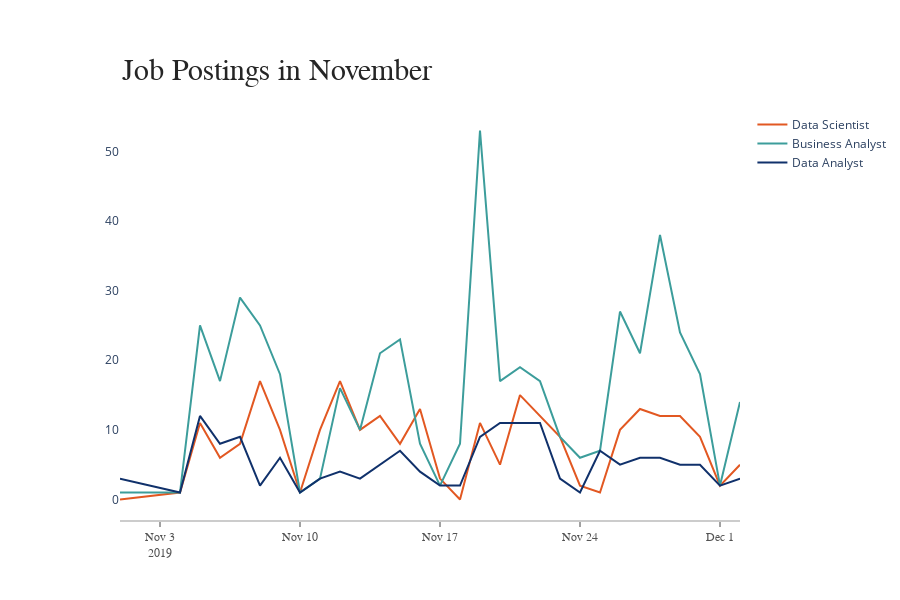

The notebook cell this image was saved under:
### Code cell
import plotly.graph_objects as go
import numpy as np

title = 'Job Postings in November'
labels = ['Data Scientist', 'Business Analyst', 'Data Analyst']
colors = ['#e25822', '#3c9d9b', '#10316b']

mode_size = [8, 8, 8]
line_size = [2, 2, 2]

x_data = np.vstack(([str(x.date()) for x in list_of_date],)*3)

y_data = np.array([
    ds_list,
    ba_list,
    da_list,
])

fig = go.Figure()

for i in range(0, 3):
    fig.add_trace(go.Scatter(x=x_data[i], y=y_data[i], mode='lines',
        name=labels[i],
        line=dict(color=colors[i], width=line_size[i]),
        connectgaps=True,
    ))

#     # endpoints
#     fig.add_trace(go.Scatter(
#         x=[x_data[i][0], x_data[i][-1]],
#         y=[y_data[i][0], y_data[i][-1]],
#         mode='markers',
#         marker=dict(color=colors[i], size=mode_size[i])
#     ))

fig.update_layout(
    xaxis=dict(
        showline=True,
        showgrid=False,
        showticklabels=True,
        linecolor='rgb(204, 204, 204)',
        linewidth=2,
        ticks='outside',
        tickfont=dict(
            family='Arial',
            size=12,
            color='rgb(82, 82, 82)',
        ),
    ),
    yaxis=dict(
        showgrid=False,
        zeroline=False,
        showline=False,
        showticklabels=True,
    ),
    autosize=False,
    margin=dict(
        autoexpand=False,
        l=120,
        r=160,
        t=110,
    ),
    width=900,
    height=600,
    showlegend=True,
    plot_bgcolor='white'
)

annotations = []

# # Adding labels
# for y_trace, label, color in zip(y_data, labels, colors):
#     # labeling the left_side of the plot
#     annotations.append(dict(xref='paper', x=0.05, y=y_trace[0],
#                                   xanchor='right', yanchor='middle',
#                                   text=label + ' {}'.format(y_trace[0]),
#                                   font=dict(family='Arial',
#                                             size=12),
#                                   showarrow=True))
#     # labeling the right_side of the plot
#     annotations.append(dict(xref='paper', x=0.95, y=y_trace[11],
#                                   xanchor='left', yanchor='middle',
#                                   text='{}'.format(y_trace[11]),
#                                   font=dict(family='Arial',
#                                             size=16),
#                                   showarrow=False))
# Title
annotations.append(dict(xref='paper', yref='paper', x=0.0, y=1.05,
                              xanchor='left', yanchor='bottom',
                              text='Job Postings in November',
                              font=dict(family='Arial',
                                        size=30,
                                        color='rgb(37,37,37)'),
                              showarrow=False))
# # Source
# annotations.append(dict(xref='paper', yref='paper', x=0.5, y=-0.1,
#                               xanchor='center', yanchor='top',
#                               text='Source: PewResearch Center & ' +
#                                    'Storytelling with data',
#                               font=dict(family='Arial',
#                                         size=12,
#                                         color='rgb(150,150,150)'),
#                               showarrow=False))

fig.update_layout(annotations=annotations)

fig.show()

### Figure 1 — Plotly figure (JSON) as saved in the notebook; plotly's stock layout.template omitted (floating-point values rounded to 4 significant figures)
{"data": [{"connectgaps": true, "line": {"color": "#e25822", "width": 2}, "mode": "lines", "name": "Data Scientist", "type": "scatter", "x": ["2019-11-01", "2019-11-04", "2019-11-05", "2019-11-06", "2019-11-07", "2019-11-08", "2019-11-09", "2019-11-10", "2019-11-11", "2019-11-12", "2019-11-13", "2019-11-14", "2019-11-15", "2019-11-16", "2019-11-17", "2019-11-18", "2019-11-19", "2019-11-20", "2019-11-21", "2019-11-22", "2019-11-23", "2019-11-24", "2019-11-25", "2019-11-26", "2019-11-27", "2019-11-28", "2019-11-29", "2019-11-30", "2019-12-01", "2019-12-02"], "y": [0, 1, 11, 6, 8, 17, 10, 1, 10, 17, 10, 12, 8, 13, 3, 0, 11, 5, 15, 12, 9, 2, 1, 10, 13, 12, 12, 9, 2, 5]}, {"connectgaps": true, "line": {"color": "#3c9d9b", "width": 2}, "mode": "lines", "name": "Business Analyst", "type": "scatter", "x": ["2019-11-01", "2019-11-04", "2019-11-05", "2019-11-06", "2019-11-07", "2019-11-08", "2019-11-09", "2019-11-10", "2019-11-11", "2019-11-12", "2019-11-13", "2019-11-14", "2019-11-15", "2019-11-16", "2019-11-17", "2019-11-18", "2019-11-19", "2019-11-20", "2019-11-21", "2019-11-22", "2019-11-23", "2019-11-24", "2019-11-25", "2019-11-26", "2019-11-27", "2019-11-28", "2019-11-29", "2019-11-30", "2019-12-01", "2019-12-02"], "y": [1, 1, 25, 17, 29, 25, 18, 1, 3, 16, 10, 21, 23, 8, 2, 8, 53, 17, 19, 17, 9, 6, 7, 27, 21, 38, 24, 18, 2, 14]}, {"connectgaps": true, "line": {"color": "#10316b", "width": 2}, "mode": "lines", "name": "Data Analyst", "type": "scatter", "x": ["2019-11-01", "2019-11-04", "2019-11-05", "2019-11-06", "2019-11-07", "2019-11-08", "2019-11-09", "2019-11-10", "2019-11-11", "2019-11-12", "2019-11-13", "2019-11-14", "2019-11-15", "2019-11-16", "2019-11-17", "2019-11-18", "2019-11-19", "2019-11-20", "2019-11-21", "2019-11-22", "2019-11-23", "2019-11-24", "2019-11-25", "2019-11-26", "2019-11-27", "2019-11-28", "2019-11-29", "2019-11-30", "2019-12-01", "2019-12-02"], "y": [3, 1, 12, 8, 9, 2, 6, 1, 3, 4, 3, 5, 7, 4, 2, 2, 9, 11, 11, 11, 3, 1, 7, 5, 6, 6, 5, 5, 2, 3]}], "layout": {"annotations": [{"font": {"color": "rgb(37,37,37)", "family": "Arial", "size": 30}, "showarrow": false, "text": "Job Postings in November", "x": 0, "xanchor": "left", "xref": "paper", "y": 1.05, "yanchor": "bottom", "yref": "paper"}], "autosize": false, "height": 600, "margin": {"autoexpand": false, "l": 120, "r": 160, "t": 110}, "plot_bgcolor": "white", "showlegend": true, "width": 900, "xaxis": {"linecolor": "rgb(204, 204, 204)", "linewidth": 2, "showgrid": false, "showline": true, "showticklabels": true, "tickfont": {"color": "rgb(82, 82, 82)", "family": "Arial", "size": 12}, "ticks": "outside"}, "yaxis": {"showgrid": false, "showline": false, "showticklabels": true, "zeroline": false}}}
